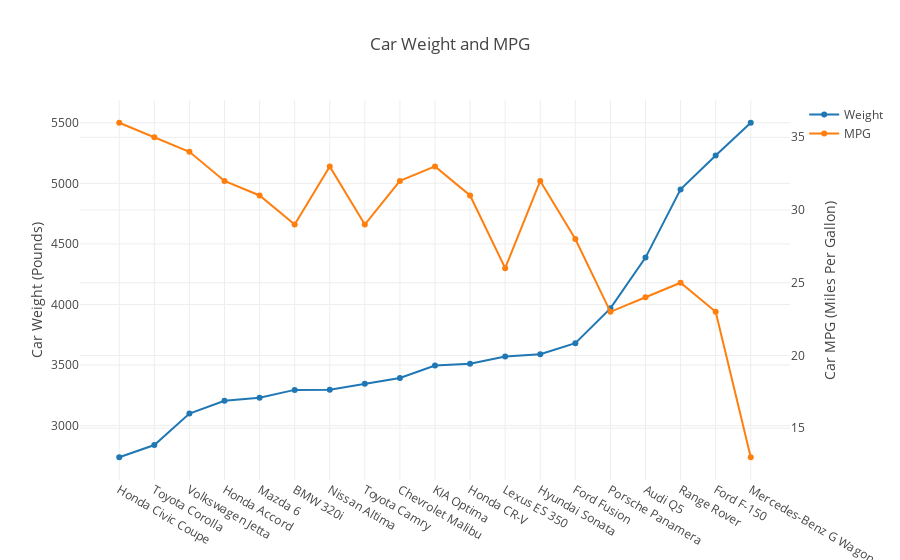

Here is the notebook cell this chart was saved with:
### Code cell
line1 = go.Scatter(
    x = name,
    y = weight,
    name = 'Weight'
)

line2 = go.Scatter(
    x = name,
    y = mpg,
    name = 'MPG',
    yaxis = 'y2'
)

layout = go.Layout(
    title = 'Car Weight and MPG',
    yaxis = dict(
        title = 'Car Weight (Pounds)'
    ),
    yaxis2 = dict(
        title = 'Car MPG (Miles Per Gallon)',
        overlaying='y',
        side='right'
    )
)

data = [line1, line2]
fig = go.Figure(data=data, layout=layout)
py.iplot(fig, filename='correlation')

### Figure 1 — Plotly figure (JSON) as saved in the notebook; plotly's stock layout.template omitted (floating-point values rounded to 4 significant figures)
{"data": [{"name": "Weight", "type": "scatter", "x": ["Honda Civic Coupe", "Toyota Corolla", "Volkswagen Jetta", "Honda Accord", "Mazda 6", "BMW 320i", "Nissan Altima", "Toyota Camry", "Chevrolet Malibu", "KIA Optima", "Honda CR-V", "Lexus ES 350", "Hyundai Sonata", "Ford Fusion", "Porsche Panamera", "Audi Q5", "Range Rover", "Ford F-150", "Mercedes-Benz G Wagon"], "y": [2739, 2840, 3100, 3205, 3230, 3295, 3297, 3345, 3393, 3496, 3510, 3571, 3589, 3681, 3968, 4387, 4950, 5230, 5500]}, {"name": "MPG", "type": "scatter", "x": ["Honda Civic Coupe", "Toyota Corolla", "Volkswagen Jetta", "Honda Accord", "Mazda 6", "BMW 320i", "Nissan Altima", "Toyota Camry", "Chevrolet Malibu", "KIA Optima", "Honda CR-V", "Lexus ES 350", "Hyundai Sonata", "Ford Fusion", "Porsche Panamera", "Audi Q5", "Range Rover", "Ford F-150", "Mercedes-Benz G Wagon"], "y": [36, 35, 34, 32, 31, 29, 33, 29, 32, 33, 31, 26, 32, 28, 23, 24, 25, 23, 13], "yaxis": "y2"}], "layout": {"title": "Car Weight and MPG", "yaxis": {"title": "Car Weight (Pounds)"}, "yaxis2": {"overlaying": "y", "side": "right", "title": "Car MPG (Miles Per Gallon)"}}}
